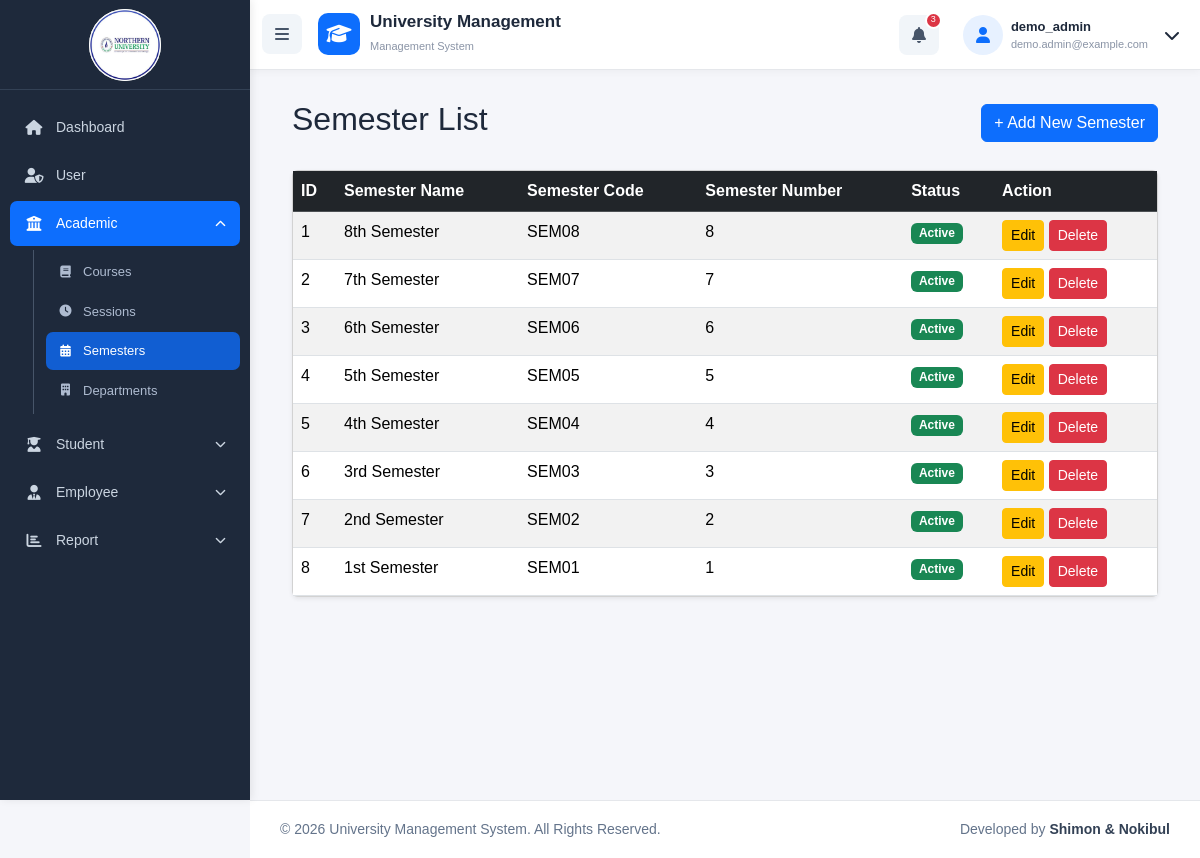
The app's page /semesters/index.php (signed in) with its own data.
### tables this page shows
CREATE TABLE `semester` (
  `id` int UNSIGNED NOT NULL,
  `semester_name` varchar(100) NOT NULL,
  `semester_code` varchar(50) NOT NULL,
  `semester_number` int NOT NULL,
  `status` tinyint(1) NOT NULL DEFAULT '1' COMMENT '1=Active, 0=Inactive',
  `created_at` timestamp NULL DEFAULT CURRENT_TIMESTAMP,
  `updated_at` timestamp NULL DEFAULT CURRENT_TIMESTAMP ON UPDATE CURRENT_TIMESTAMP
);

### semesters/index.php (the view, shortened to what this page needs)
<?php
require_once "../config/database.php";
require_once __DIR__ . '/../includes/header.php';
require_once __DIR__ . '/../includes/navbar.php';
$query = "SELECT * FROM semester ORDER BY id DESC";
$result = mysqli_query($conn, $query);
?>
    <div class="main-content">
    <div class="container-fluid">
    <div class="d-flex justify-content-between align-items-center mb-4">
        <h2>Semester List</h2>
        <a href="create.php" class="btn btn-primary">+ Add New Semester</a>
    </div>
    <div class="card shadow-sm">
        <div class="card-body p-0">
            <div class="table-responsive">
                <table class="table table-striped table-hover mb-0">
                    <thead class="table-dark">
                    <tr>
                        <th>ID</th>
                        <th>Semester Name</th>
                        <th>Semester Code</th>
                        <th>Semester Number</th>
                        <th>Status</th>
                        <th>Action</th>
                    </tr>
                    </thead>
                    <tbody>
                    <?php $sl = 1; ?>
                    <?php if ($result && mysqli_num_rows($result) > 0): ?>
                        <?php while ($row = mysqli_fetch_assoc($result)): ?>
                            <tr>
                                <td><?= $sl++ ?></td>
                                <td><?= htmlspecialchars($row['semester_name']) ?></td>
                                <td><?= htmlspecialchars($row['semester_code']) ?></td>
                                <td><?= (int)$row['semester_number'] ?></td>
                                <td>
                                    <?php if ((int)$row['status'] === 1): ?>
                                        <span class="badge bg-success">Active</span>
                                    <?php else: ?>
                                        <span class="badge bg-secondary">Inactive</span>
                                    <?php endif; ?>
                                </td>
                                <td class="text-nowrap">
                                    <a href="edit.php?id=<?= (int)$row['id'] ?>" class="btn btn-sm btn-warning">Edit</a>
                                    <a href="delete.php?id=<?= (int)$row['id'] ?>" class="btn btn-sm btn-danger" onclick="return confirm('Are you sure?')">Delete</a>
                                </td>
                            </tr>
                        <?php endwhile; ?>
                    <?php else: ?>
                        <tr>
                            <td colspan="8" class="text-center py-3">No semesters found.</td>
                        </tr>
                    <?php endif; ?>
                    </tbody>
                </table>
            </div>
        </div>
    </div>
</div>
</div>
<?php require_once __DIR__ . '/../includes/footer.php'; ?>

### css/style.css (style rules this page uses)
* { box-sizing: border-box; }
body { margin: 0; background: #f5f6fa; font-family: Arial, sans-serif; min-height: 100vh; color: #1e293b; }
.main-content { margin-left: 250px; padding: 30px; padding-top: 100px; min-height: 100vh; box-sizing: border-box; }

### records on screen
semester: semester_name "8th Semester", semester_code "SEM08", semester_number "8", status "Active"
semester: semester_name "7th Semester", semester_code "SEM07", semester_number "7", status "Active"
semester: semester_name "6th Semester", semester_code "SEM06", semester_number "6", status "Active"
semester: semester_name "5th Semester", semester_code "SEM05", semester_number "5", status "Active"
semester: semester_name "4th Semester", semester_code "SEM04", semester_number "4", status "Active"
semester: semester_name "3rd Semester", semester_code "SEM03", semester_number "3", status "Active"
semester: semester_name "2nd Semester", semester_code "SEM02", semester_number "2", status "Active"
semester: semester_name "1st Semester", semester_code "SEM01", semester_number "1", status "Active"

### other values on screen
$_SESSION['username'] "demo_admin"
$_SESSION['user_email'] "demo.admin@example.com"
